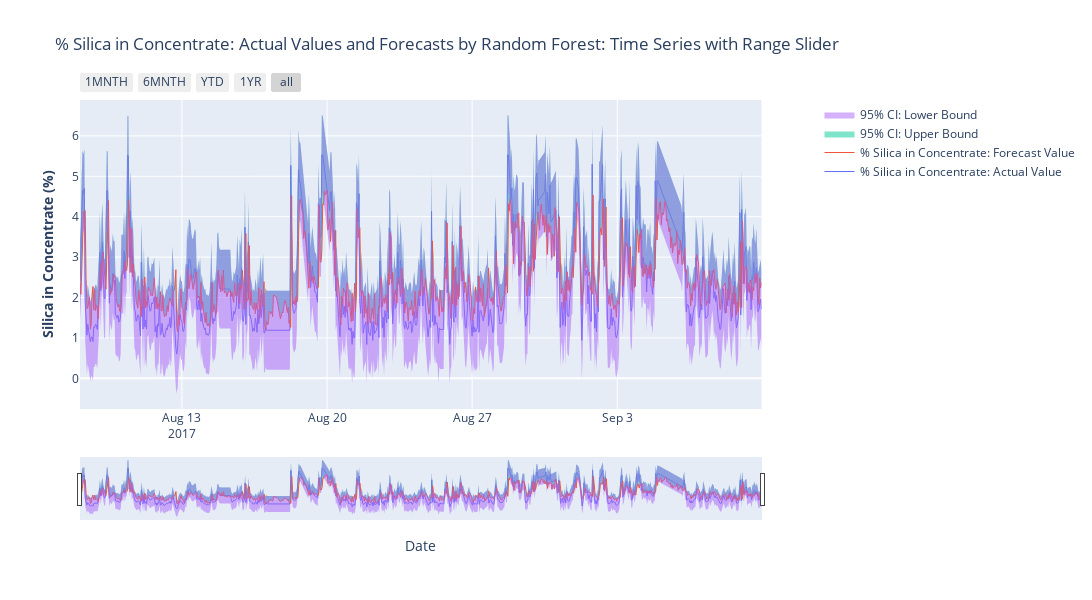

Write notebook code for a chart like this one.
### Code cell
from plotly.subplots import make_subplots
subfig = make_subplots(specs=[[{"secondary_y": True}]], shared_yaxes=True)

fig = go.Figure([
    go.Scatter(
        name='% Silica in Concentrate: Actual Value',
        x=test_date,
        y=rf_test_y,
        mode='lines',
        line=dict(color='rgb(31, 119, 180)',
                  width=1)
    ),
    
    go.Scatter(
        name='% Silica in Concentrate: Forecast Value',
        x=test_date,
        y=rf_yhat,
        mode='lines',
        line=dict(color='rgb(62, 100, 240)',
                   width=1)
    ),
    
    go.Scatter(
        name='95% CI: Upper Bound',
        x=test_date,
        y=rf_test_y+ci,
        line=dict(width=0),
        mode='lines',
        fill='tonexty',
        showlegend=True
    ),
    
    go.Scatter(
        name='95% CI: Lower Bound',
        x=test_date,
        y=rf_test_y-ci,
        line=dict(width=0),
        mode='lines',
        fill='tonexty',
        showlegend=True
    )
])

fig.update_layout(
    yaxis_title='Silica in Concentrate (%)',
    title='% Silica in Concentrate: Actual Values and Forecasts by Random Forest',
    hovermode="x",
    height=500, width=1500
)

subfig.add_traces(fig.data)

subfig.layout.xaxis.title="Date"
subfig.layout.yaxis.title="Silica in Concentrate (%)"
subfig.layout.yaxis.type="linear"

# recoloring is necessary otherwise lines from fig und fig2 would share each color
# e.g. Linear-, Log- = blue; Linear+, Log+ = red... we don't want this
subfig.for_each_trace(lambda t: t.update(line=dict(color=t.marker.color))) 

# Add figure title
subfig.update_layout(title_text = '% Silica in Concentrate: Actual Values and Forecasts by Random Forest: Time Series with Range Slider')

subfig.update_layout(yaxis=dict(title='Silica in Concentrate (%)', tick0=0, anchor='x', rangemode='normal'))
#subfig.update_layout(yaxis2=dict(title='UPPER AND LOWER GUIDELINE RECCOMENDATIONS',
                                # tick0=0, side='right', anchor='x', rangemode='normal'))

# Set y-axes titles
subfig.update_yaxes(title_text="<b>Silica in Concentrate (%)</b>", secondary_y=False, autorange=True)

subfig.update_xaxes(
    rangeslider_visible=True,
    rangeselector=dict(
        buttons=list([
            dict(count=1, label="1MNTH", step="month", stepmode="backward"),
            dict(count=6, label="6MNTH", step="month", stepmode="backward"),
            dict(count=1, label="YTD", step="year", stepmode="todate"),
            dict(count=1, label="1YR", step="year", stepmode="backward"),
            dict(step="all")
            ])
    )
)

subfig.update_layout(height=600, width=1500)

# Append wq station names to .html files
subfig.write_html("Silica in Concentrate_ActualValuesForecast_RandomForest.html", include_plotlyjs='cdn')
subfig.show()

### Figure 1 — Plotly figure (JSON) as saved in the notebook; plotly's stock layout.template omitted (floating-point values rounded to 4 significant figures; data arrays with more than 128 entries replaced by an {"elided": "..."} marker saying what was removed)
{"data": [{"line": {"width": 1}, "mode": "lines", "name": "% Silica in Concentrate: Actual Value", "type": "scatter", "x": {"elided": "790 str values"}, "y": {"elided": "790 float values"}}, {"line": {"width": 1}, "mode": "lines", "name": "% Silica in Concentrate: Forecast Value", "type": "scatter", "x": {"elided": "790 str values"}, "y": {"elided": "790 float values"}}, {"fill": "tonexty", "line": {"width": 0}, "mode": "lines", "name": "95% CI: Upper Bound", "showlegend": true, "type": "scatter", "x": {"elided": "790 str values"}, "y": {"elided": "790 float values"}}, {"fill": "tonexty", "line": {"width": 0}, "mode": "lines", "name": "95% CI: Lower Bound", "showlegend": true, "type": "scatter", "x": {"elided": "790 str values"}, "y": {"elided": "790 float values"}}], "layout": {"height": 600, "title": {"text": "% Silica in Concentrate: Actual Values and Forecasts by Random Forest: Time Series with Range Slider"}, "width": 1500, "xaxis": {"anchor": "y", "domain": [0, 0.94], "rangeselector": {"buttons": [{"count": 1, "label": "1MNTH", "step": "month", "stepmode": "backward"}, {"count": 6, "label": "6MNTH", "step": "month", "stepmode": "backward"}, {"count": 1, "label": "YTD", "step": "year", "stepmode": "todate"}, {"count": 1, "label": "1YR", "step": "year", "stepmode": "backward"}, {"step": "all"}]}, "rangeslider": {"visible": true}, "title": {"text": "Date"}}, "yaxis": {"anchor": "x", "autorange": true, "domain": [0, 1], "rangemode": "normal", "tick0": 0, "title": {"text": "<b>Silica in Concentrate (%)</b>"}, "type": "linear"}, "yaxis2": {"anchor": "x", "overlaying": "y", "side": "right"}}}
